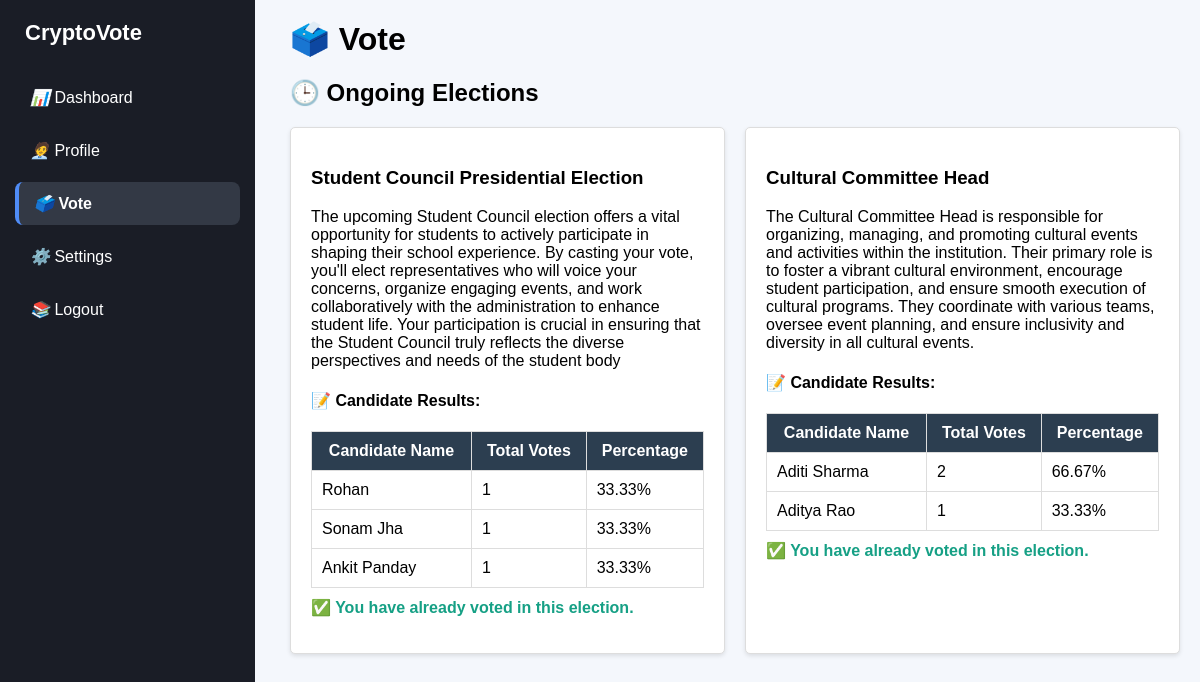
/vote/ (signed in), run on the app's committed database.
### main/models.py (models this page shows, shortened)
class Election(models.Model):
    title = models.CharField(max_length=200)
    description = models.TextField(blank=True)
    start_date = models.DateTimeField()
    end_date = models.DateTimeField()
    is_active = models.BooleanField(default=True)
    def total_votes(self):
        return Vote.objects.filter(election=self).count()

class Candidate(models.Model):
    election = models.ForeignKey(Election, on_delete=models.CASCADE)
    name = models.CharField(max_length=200)
    department = models.CharField(max_length=200, blank=True)
    bio = models.TextField(blank=True)
    votes = models.PositiveIntegerField(default=0)
    def vote_percentage(self):
        total_votes = self.election.total_votes()
        if total_votes == 0:
            return 0
        return (self.votes / total_votes) * 100

### main/views.py (the view, shortened to what this page needs)
# urls.py: path('vote/', vote, name='vote'),
@login_required
def vote(request):
    ongoing_elections = Election.objects.filter(
        start_date__lte=datetime.now(), end_date__gte=datetime.now()
    ).order_by("end_date")
    user_votes = Vote.objects.filter(user=request.user)
    voted_election_ids = user_votes.values_list("election_id", flat=True)
    context = {
        "active_page": "vote",
        "ongoing_elections": ongoing_elections,
        "voted_election_ids": voted_election_ids,
    }
    return render(request, "vote.html", context)

### templates/vote.html (shortened to what this page needs)
{% load static %}
<!DOCTYPE html>
<html>
  <head>
  </head>
  <body>
    <div class="sidebar">
      <h2>CryptoVote</h2>
      <ul>
        <li>
          <a
            href="{% url 'dashboard' %}"
            class="{% if active_page == 'dashboard' %}active{% endif %}"
          >
            <i>📊</i> Dashboard
          </a>
        </li>
        <li>
          <a
            href="{% url 'profile' %}"
            class="{% if active_page == 'profile' %}active{% endif %}"
          >
            <i>🧑‍💼</i> Profile
          </a>
        </li>
        <li>
          <a
            href="{% url 'vote' %}"
            class="{% if active_page == 'vote' %}active{% endif %}"
          >
            <i>🗳️</i> Vote
          </a>
        </li>
        <li>
          <a
            href="{% url 'settings' %}"
            class="{% if active_page == 'settings' %}active{% endif %}"
          >
            <i>⚙️</i> Settings
          </a>
        </li>
        <li>
          <a href="{% url 'logout' %}"><i>📚</i> Logout</a>
        </li>
      </ul>
    </div>
    <div class="content">
      <h1>🗳️ Vote</h1>
      <h2>🕒 Ongoing Elections</h2>
      {% if ongoing_elections %}
      <div class="election-container">
        {% for election in ongoing_elections %}
        <div class="election-box">
          <h3>{{ election.title }}</h3>
          <p>{{ election.description }}</p>
          {% if election.id in voted_election_ids %}
          <div class="results-section">
            <h4>📝 Candidate Results:</h4>
            <table class="styled-table">
              <thead>
                <tr>
                  <th>Candidate Name</th>
                  <th>Total Votes</th>
                  <th>Percentage</th>
                </tr>
              </thead>
              <tbody>
                {% for candidate in election.candidate_set.all %}
                <tr>
                  <td>{{ candidate.name }}</td>
                  <td>{{ candidate.votes }}</td>
                  <td>{{ candidate.vote_percentage|floatformat:2 }}%</td>
                </tr>
                {% endfor %}
              </tbody>
            </table>
            <p class="voted-info">
              ✅ You have already voted in this election.
            </p>
          </div>
          {% endif %}
        </div>
        {% endfor %}
      </div>
      {% else %}
      <p class="no-elections">No ongoing elections at the moment.</p>
      {% endif %}
    </div>
  </body>
</html>

### templates/vote.html (style rules this page uses)
body { font-family: Arial, sans-serif; margin: 0; padding: 0; background-color: #f4f7fc; }
.sidebar { width: 225px; background-color: #1a1d26; color: #fff; display: flex; flex-direction: column; justify-content: flex-start; padding: 20px 15px; position: fixed; height: 100vh; z-index: 10; }
.sidebar h2 { text-align: left; margin-bottom: 20px; padding-left: 10px; font-size: 22px; }
.sidebar ul { list-style-type: none; padding-left: 0; margin-top: 10px; }
.sidebar ul li { margin-bottom: 10px; }
.sidebar ul li a { text-decoration: none; color: #fff; display: block; padding: 12px 15px; border-radius: 8px; font-size: 16px; transition: background 0.3s, padding-left 0.2s; }
.sidebar ul li a.active { background-color: #333945; border-left: 4px solid #4f8cf7; border-radius: 8px; font-weight: bold; color: #fff; }
.content { margin-left: 270px; padding: 20px; }
h1, h2 { margin-top: 0; }
.election-container { display: grid; grid-template-columns: repeat(auto-fit, minmax(300px, 1fr)); gap: 20px; }
.election-box { background-color: #fff; padding: 20px; border: 1px solid #ddd; border-radius: 5px; box-shadow: 0 2px 4px rgba(0, 0, 0, 0.1); }
.results-section { margin-top: 20px; }
.styled-table { width: 100%; border-collapse: collapse; margin-top: 20px; }
.styled-table th, .styled-table td { padding: 10px; border: 1px solid #ddd; }
.styled-table th { background-color: #2c3e50; color: white; }
.voted-info { color: #16a085; font-weight: bold; margin-top: 10px; }

### data on the page
Election: title "Student Council Presidential Election", description "The upcoming Student Council election offers a vital opportunity for students to actively participate in shaping their school experience. By casting your vote, you'll elect representatives who will voice your concerns, organize engaging events, and work collaboratively with the administration to enhance student life. Your participation is crucial in ensuring that the Student Council truly reflects the diverse perspectives and needs of the student body"
Candidate: name "Rohan", votes "1", vote_percentage "33.33"
Candidate: name "Sonam Jha", votes "1", vote_percentage "33.33"
Candidate: name "Ankit Panday", votes "1", vote_percentage "33.33"
Election: title "Cultural Committee Head", description "The Cultural Committee Head is responsible for organizing, managing, and promoting cultural events and activities within the institution. Their primary role is to foster a vibrant cultural environment, encourage student participation, and ensure smooth execution of cultural programs. They coordinate with various teams, oversee event planning, and ensure inclusivity and diversity in all cultural events."
Candidate: name "Aditi Sharma", votes "2", vote_percentage "66.67"
Candidate: name "Aditya Rao", votes "1", vote_percentage "33.33"
